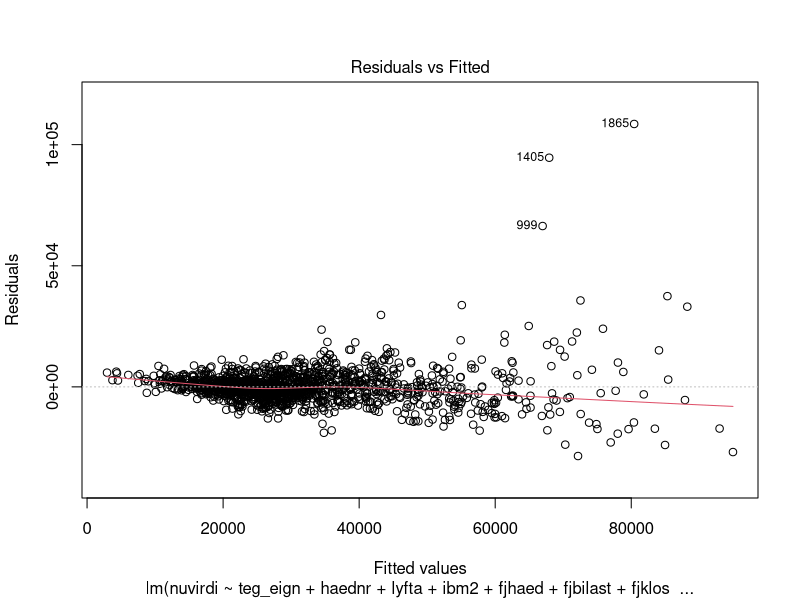
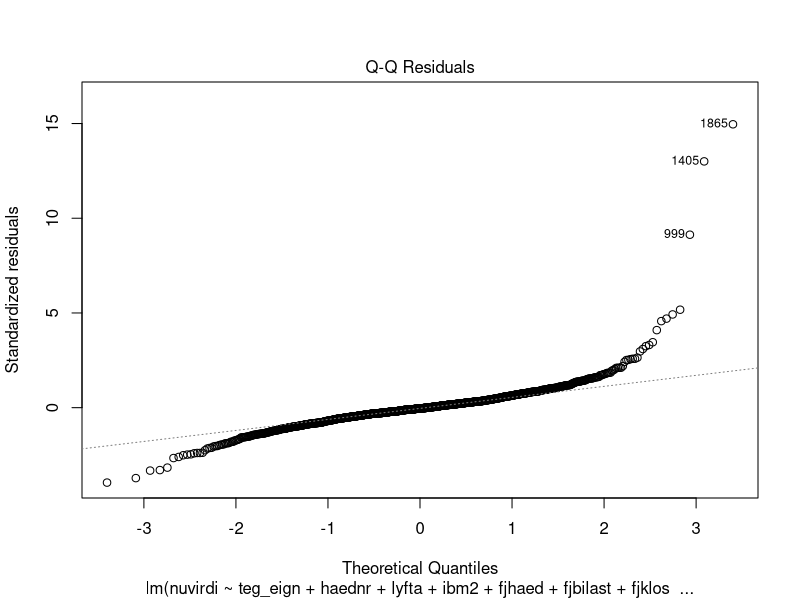
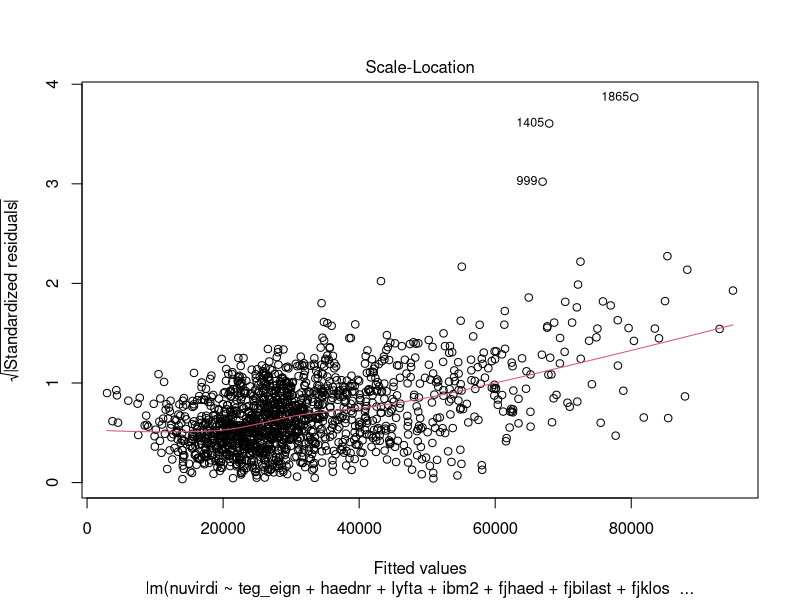
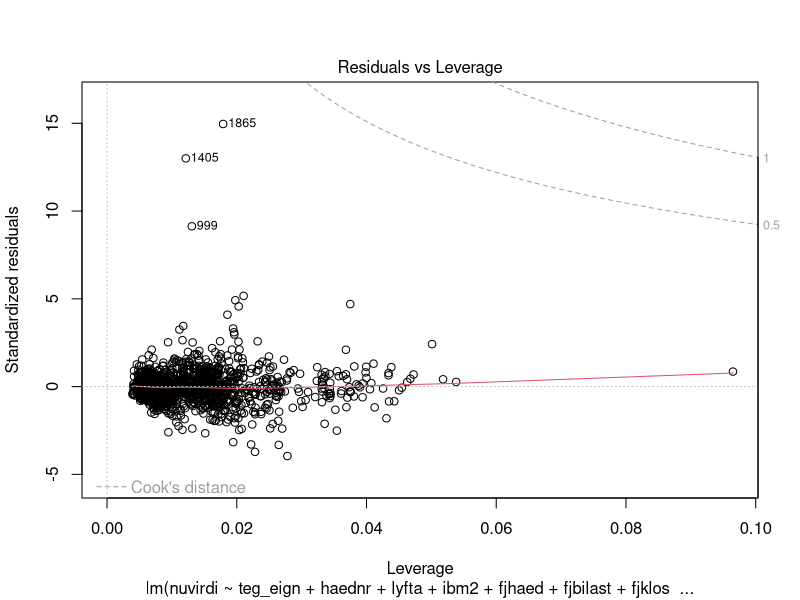

These figures' R source, in order: (Note: this script raises an error after producing the figures.)
#Libraries----
library(dplyr)
library(lubridate)
library(purrr)
library(ggplot2)
library(GGally)
library(car)
library(stats)
#Gögn tekin inn og deilt niður á matssvæði.---------------
fasteignir <- read.table("gagnasafn_endurmat2017_litid.csv", header = T, sep = ",", fileEncoding = "latin1")
fasteignir_sorted <- filter(fasteignir, matssvaedi %in% c(11, 31, 80, 120, 150))
#Breytur fjarlægðar----
fasteignir_sorted <- fasteignir_sorted[, -c(1, 5, 21)]
#Breytum lyftu og stig10 í 0/1 factora.----
fasteignir_sorted$lyfta[fasteignir_sorted$lyfta > 0] <- 1
fasteignir_sorted$stig10[fasteignir_sorted$stig10 < 10] <- 0
fasteignir_sorted$stig10[fasteignir_sorted$stig10 == 10] <- 1
fasteignir_sorted$fjbilast[fasteignir_sorted$fjbilast > 0] <- 1

fasteignir_sorted$lyfta <- as.factor(fasteignir_sorted$lyfta)
fasteignir_sorted$stig10 <- as.factor(fasteignir_sorted$stig10)
fasteignir_sorted$fjbilast <- as.factor(fasteignir_sorted$fjbilast)
#Búin til ný breyta með ártölum kaupa og tíföldum ibm2------------------------
fasteignir_sorted$kaup_ar <- as.Date(fasteignir_sorted$kdagur, format = "%Y-%m-%d")
fasteignir_sorted$kaup_ar <- year(fasteignir_sorted$kaup_ar)
fasteignir_sorted <- fasteignir_sorted[-1]
fasteignir_sorted$kaup_ar <- as.factor(fasteignir_sorted$kaup_ar)
fasteignir_sorted$ibm2 <- fasteignir_sorted$ibm2*10
#Slembiúrtök úr gögnunum. Búið til sett til að train'a módelið og annað til að að prufa módelið á.------
set.seed(5)
n <- dim(fasteignir_sorted)[1]
third <- sample(1:n, n/3)
testdata <- fasteignir_sorted[third,]
traindata <- fasteignir_sorted[-third,]

#################HINGAÐ ER ALLT EINS###########################

#Gerum módel og steppum það.----
stort_model <- lm(nuvirdi ~ ., data=traindata)
stort.st <- step(stort_model)
summary(stort.st)

#Skerum út jaðarmælingar úr stóra módelinu.----
plot(stort.st)
diag1 <- fortify(stort.st)
diag1 <- diag1[diag1$.stdresid < 6.5, ]
diag1.m <- lm(nuvirdi ~ teg_eign + byggar + haednr + lyfta + ibm2 + fjhaed + fjklos +fjstof + matssvaedi + ibteg + kaup_ar, data = diag1)
summary(diag1.m)
plot(diag1.m)

#Skipta byggingarári í þrjár breytur og transform----
diag1$byggarf <- cut(diag1$byggar,c(0,1938,1960,1983, 2016), right=F)
levels(diag1$byggarf)<-c("gamalt","midlungs", "lanabreyting", "nytt")
diag1 <- diag1[-3]
diag1.byggar <- lm(sqrt(nuvirdi) ~ teg_eign + byggarf + haednr + lyfta + ibm2 + fjhaed + fjklos +fjstof + matssvaedi + ibteg + kaup_ar, data = diag1)
summary(diag1.byggar)
plot(diag1.byggar)


#Prufa að búa til módel úr kaupárum á núvirði.----


#Athugasemdir-------

#Prufukóðar---------
m1<-lm(nuvirdi ~ ., na.action = "na.exclude", data = train)
sum(is.na(residuals(m1)))
sm1<-summary(m1)
sm1
####diagnostic
m2<-lm(nuvirdi~teg_eign+byggar+efnu+ibm2+fjherb, train)
#skoða þætti sem líklegir eru til að hafa áhrif á verð 
#sm2<-summary(lm(nuvirdi~kaupverd+grfast+fjmib+fjhaed, train))
sm2<-summary(m2)
m3<-update(m1, .~.-faerslunumer)
m4<-update(m3, .~. -rfastnum)
#m5<-update(m4, .~. -kaupverd)
m6<-update(m4, .~. -svfn)
m7<-update(m6, .~. -byggd)
m8<-update(m7, .~. -adferd)
m9<-update(m8, .~. -ib3m2)

lm_herb_serherb <- lm(fjherb ~ I(fjbkar + fjsturt + fjklos + fjeld + fjstof), data = trainmodel)
summary(lm_herb_serherb)
